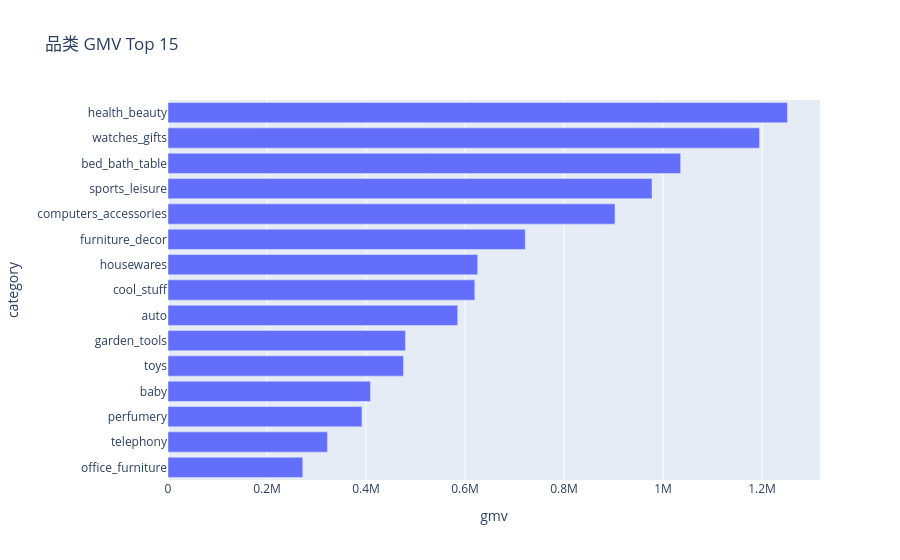

The code cell stored with this chart in its notebook:
### Markdown cell above
## 2. 品类 GMV Top 15

### Code cell
cats = sql_engine.read_sql(f'''
SELECT category_name_en AS category, ROUND(SUM(price), 2) AS gmv, COUNT(*) AS lines
FROM fct_order_item
WHERE is_valid_order = 1 AND purchase_ts BETWEEN '{START}' AND '{END}'
GROUP BY category ORDER BY gmv DESC LIMIT 15
''')
fig = px.bar(cats, x='gmv', y='category', orientation='h', title='品类 GMV Top 15')
fig.update_layout(yaxis={'categoryorder': 'total ascending'})
fig.show()

### Figure 1 — Plotly figure (JSON) as saved in the notebook; plotly's stock layout.template omitted (floating-point values rounded to 4 significant figures)
{"data": [{"alignmentgroup": "True", "hovertemplate": "gmv=%{x}<br>category=%{y}<extra></extra>", "legendgroup": "", "marker": {"color": "#636efa", "pattern": {"shape": ""}}, "name": "", "offsetgroup": "", "orientation": "h", "showlegend": false, "textposition": "auto", "type": "bar", "x": [1251000.0, 1195000.0, 1035000.0, 977700.0, 902900.0, 721600.0, 625500.0, 619700.0, 585200.0, 479700.0, 475700.0, 408900.0, 391800.0, 322100.0, 272300.0], "xaxis": "x", "y": ["health_beauty", "watches_gifts", "bed_bath_table", "sports_leisure", "computers_accessories", "furniture_decor", "housewares", "cool_stuff", "auto", "garden_tools", "toys", "baby", "perfumery", "telephony", "office_furniture"], "yaxis": "y"}], "layout": {"barmode": "relative", "legend": {"tracegroupgap": 0}, "title": {"text": "品类 GMV Top 15"}, "xaxis": {"anchor": "y", "domain": [0.0, 1.0], "title": {"text": "gmv"}}, "yaxis": {"anchor": "x", "categoryorder": "total ascending", "domain": [0.0, 1.0], "title": {"text": "category"}}}}
